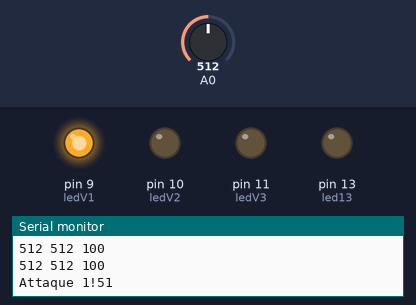
This sketch was run on a simulated Arduino Uno, built with avr-gcc and run on an emulated ATmega328P. Shown: output pins drawn as LEDs (lit = HIGH), the last lines printed to the serial monitor. The test bench sets the inputs (shaded band); at power-on: A0 = 512.

Above: at 3.2 s.
3.3 s: A0 set to 306
At 3.7 s:
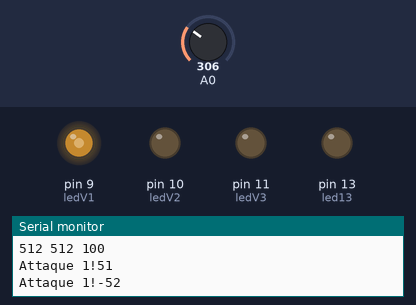
4.8 s: A0 set to 122
At 6.1 s:
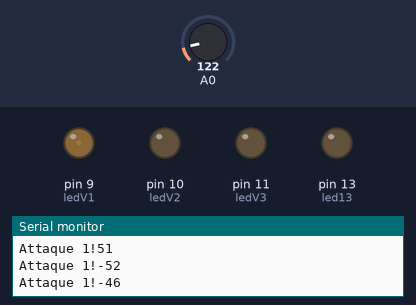
Timing chart, 0 to 7.8 s (numbered marks = the images above; inputs shaded):
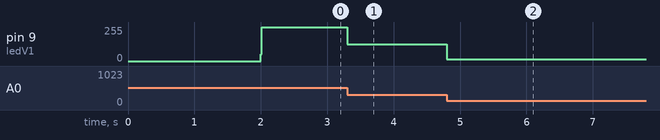

The sketch:

combi_0.2b.ino
```cpp
int valSens1 ;
int valOldSens1 ;
int valSens2 ;
int valOldSens2 ;
int valSens3 ;
int valOldSens3 ;
int min1 = 100;
int max1 = 100 ;
int min2 ;
int max2 ;
int min3 ;
int max3 ;

int palier = 40 ;            //faire rapport division
//int vit = 5 ;            //vitesse, temps entre les 2 comparaisons de valeurs
boolean attaque1 = false;
boolean attaque2 = false;
boolean attaque3 = false;

const int bouton = 2 ;
const int led13 = 13 ;
unsigned long cooldown = 1000 ;
unsigned long temps = 0 ;
const int ledV1 = 9 ;
const int ledV2 = 10 ;
const int ledV3 = 11 ;

//////////////////////////////////////////////////////////////////////////////////////
/////////////////////////////////////FONCTIONS////////////////////////////////////////
//////////////////////////////////////////////////////////////////////////////////////

int moyenne(int param1) {                                           //faisage de moyenne
    static int tab[5];
    static int index=0;
    int moyenne ;

    tab[index]=param1;
    index++;
    if (index >= 5) index=0;

    moyenne = (tab[0]+tab[1]+tab[2]+tab[3]+tab[4]) / 5;
    return moyenne ;
}

int pipe(int param1){                                  //delay de nombres. 10 au début
    static int tab[4] ;
    static int index=0;
    int trueVal ;
    tab[index]=param1;
    index++;
    if (index>=4) index=0;

    int ival = index+1;
    if(ival >= 4) ival = ival-4;

    trueVal = tab[ival];
  return trueVal;  }


bool trtAttaque (int sensNow, int sensAvant) {                      //attaque
bool coup = false ;

  if(sensNow - sensAvant <= -palier || sensNow - sensAvant >= palier) {
    return coup = true ;}


return coup = false  ;
  }
//////////////////////////////////////////////////////////////////////////////////////
///////////////////////////////////SETUP//////////////////////////////////////////////
//////////////////////////////////////////////////////////////////////////////////////


void setup() {
Serial.begin(9600);
pinMode(led13, OUTPUT);
pinMode(ledV1, OUTPUT) ;
pinMode(ledV2, OUTPUT) ;
pinMode(ledV3, OUTPUT) ;


  while (millis() < 2000) {
valSens1 = analogRead(0);
if (valSens1 < max1) { max1 = valSens1 ;}
if (valSens1 > min1) { min1 = valSens1 ;}/*
valSens2 = analogRead(1);
if (valSens2 > max2) { max2 = valSens2 ;}
if (valSens2 < min2) { min2 = valSens2 ;}
valSens3 = analogRead(2);
if (valSens3 > max3) { max3 = valSens3 ;}
if (valSens3 < min3) { min3 = valSens3 ;}*/
  Serial.print(valSens1);
  Serial.print(" ");
  Serial.print(min1);
  Serial.print(" ");
  Serial.println(max1);
  }

 }
//////////////////////////////////////////////////////////////////////////////////////
//////////////////////////////////////LOOP////////////////////////////////////////////
//////////////////////////////////////////////////////////////////////////////////////


void loop() {
  temps=millis();
  valSens1 = analogRead(0);
  valSens1 = map(valSens1, max1, min1, 0, 255);
  valSens1 = moyenne(valSens1);
  valSens1 = constrain(valSens1, 0, 255) ;
  valOldSens1 = pipe(valSens1);
   // Serial.print(valSens1);
   // Serial.print(" ");
   // Serial.println(valOldSens1);

   /*
  Serial.print(valSens1);
  Serial.println(" ");

    valSens2 = analogRead(1);
  valSens2 = map(valSens2, min2, max2, 255, 0);
  valSens2 = moyenne(valSens2);
  valSens2 = constrain(valSens2, 0, 255) ;
  valOldSens2 = pipe(valSens2);

    valSens3 = analogRead(2);
  valSens3 = map(valSens3, min3, max3, 255, 0);
  valSens3 = moyenne(valSens3);
  valSens3 = constrain(valSens3, 0, 255) ;
  valOldSens3 = pipe(valSens3);
  */

  analogWrite(ledV1, valSens1);
  analogWrite(ledV2, valSens2);
  analogWrite(ledV3, valSens3);

attaque1=trtAttaque(valSens1, valOldSens1);
attaque2=trtAttaque(valSens2, valOldSens2);
attaque3=trtAttaque(valSens3, valOldSens3);


if (attaque1 == true && cooldown < temps) {
  int x=valSens1-valOldSens1 ;                   //tester la différence de valeurs
  Serial.print("Attaque 1!");
  Serial.println(x);
  cooldown = temps+200;
  }

if (cooldown > temps)   digitalWrite(led13, HIGH);
digitalWrite(led13, LOW);

}
```

Measured:
- after the input at 3.3 s, pin 9 (ledV1): 255/255 → 127/255 at once
- after the input at 4.8 s, pin 9 (ledV1): 127/255 → 13/255 at once
